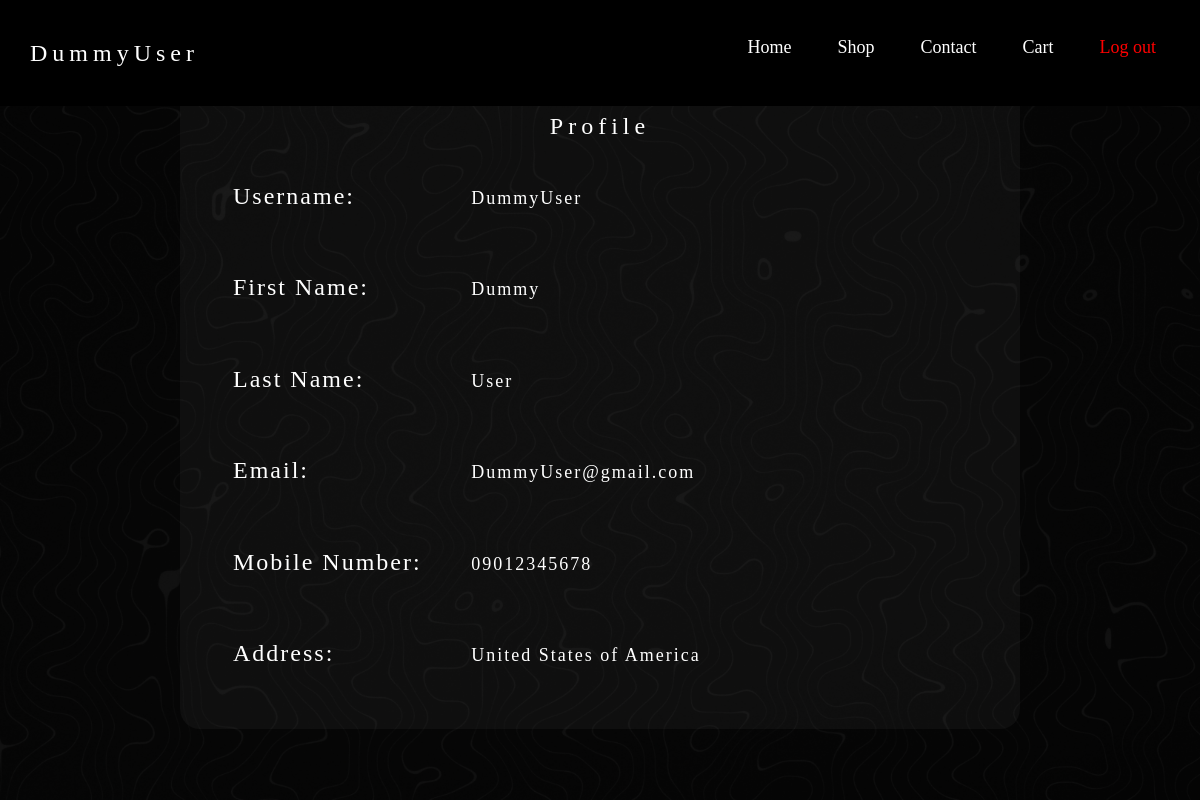
/pages/profile.php (signed in), run on an earlier commit of the app's database.
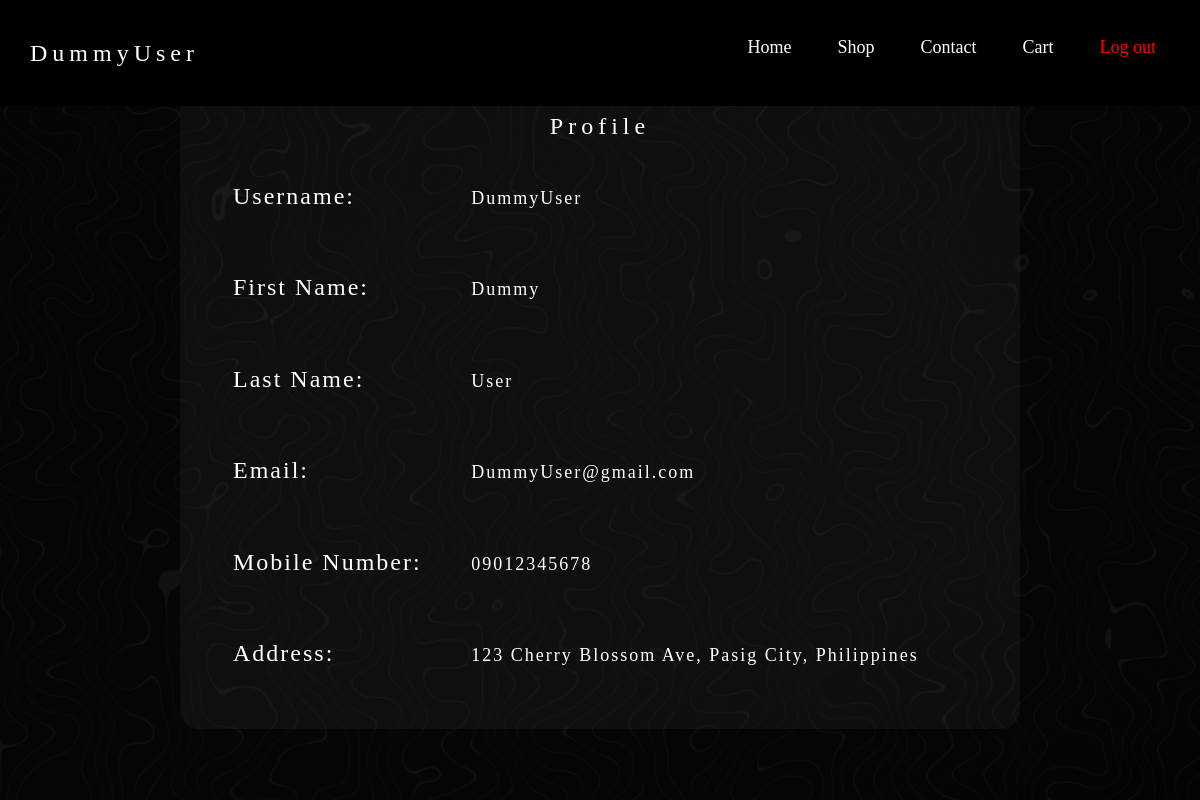
And on a later commit of the database.
### tables this page shows
CREATE TABLE `profile` (
  `user_id` int(11) NOT NULL,
  `username` varchar(50) NOT NULL,
  `password` varchar(200) NOT NULL,
  `firstName` varchar(200) NOT NULL,
  `lastName` varchar(200) NOT NULL,
  `email` varchar(200) NOT NULL,
  `mobile` varchar(200) NOT NULL,
  `address` varchar(200) NOT NULL,
  `role` enum('user','admin') NOT NULL DEFAULT 'user'
);

### pages/profile.php (the view, shortened to what this page needs)
<?php
	if (!isset($_SESSION['user_id'])) {
		header('location: login.php');
	} else{
        $servername = "localhost";
        $username = "root";
        $password = "";
        $dbname = "onlinestore";
        $conn = new mysqli($servername, $username, $password, $dbname);
        $sql = "SELECT * FROM profile WHERE user_id = '$_SESSION[user_id]'";
        $result = $conn->query($sql);
        while ($row = $result->fetch_assoc()) {
          $uname = $row["username"];
          $firstName = $row["firstName"];
          $lastName = $row["lastName"];
          $email = $row["email"];
          $num = $row["mobile"];
          $address = $row["address"];
        }
    }
?>
<!DOCTYPE html>
<html lang="en">
<head>
    <link rel="stylesheet" href="../css/style.css">
    <link rel="stylesheet" href="https://maxcdn.bootstrapcdn.com/bootstrap/3.4.1/css/bootstrap.min.css">
</head>
<body style="background-color: rgb(10, 10, 10);">
    <nav class="navigationbar">
        <div class="logo"><a href="#"><?php echo htmlspecialchars($uname) ?></a></div>
        <ul class="nav-links">
            <div class="menu">
                <li><a href="../index.php">Home</a></li>
                <li><a href="products.php">Shop</a></li>
                <li><a href="customercare.php">Contact</a></li>
                <li><a href="cart.php">Cart</a></li>
                <li><a href="profile.php?logout='1'" style="color: red;">Log out</a></li>
            </div>
        </ul>
    </nav>
     <div class="bodyholder login" style="background-image: url('../assets/Images/WebBackground3.png');">
        <div class="formHolder" style = "width: 70%;">
            <div class="logo center"><a href="../index.php">Profile</a></div>
            <div style="padding-bottom: 25px; padding-left: 25px;">
                <h3 style= "display: inline-block; width: 30%;">Username: </h3>
                <h4 style= "display: inline-block; padding-left: 5px;"><?php echo htmlspecialchars($uname) ?></h4>
            </div>
            <div style="padding-bottom: 25px; padding-left: 25px;">
                <h3 style= "display: inline-block; width: 30%;">First Name: </h3>
                <h4 style= "display: inline-block; padding-left: 5px;"><?php echo htmlspecialchars($firstName) ?></h4>
            </div>
            <div style="padding-bottom: 25px; padding-left: 25px;">
                <h3 style= "display: inline-block; width: 30%;">Last Name: </h3>
                <h4 style= "display: inline-block; padding-left: 5px;"><?php echo htmlspecialchars($lastName) ?></h4>
            </div>
            <div style="padding-bottom: 25px; padding-left: 25px;">
                <h3 style= "display: inline-block; width: 30%;">Email: </h3>
                <h4 style= "display: inline-block; padding-left: 5px;"><?php echo htmlspecialchars($email) ?></h4>
            </div>
            <div style="padding-bottom: 25px; padding-left: 25px;">
                <h3 style= "display: inline-block; width: 30%;">Mobile Number: </h3>
                <h4 style= "display: inline-block; padding-left: 5px;"><?php echo htmlspecialchars($num) ?></h4>
            </div>
            <div style="padding-bottom: 25px; padding-left: 25px;">
                <h3 style= "display: inline-block; width: 30%;">Address: </h3>
                <h4 style= "display: inline-block; padding-left: 5px;"><?php echo htmlspecialchars($address) ?></h4>
            </div>
        </div>
    </div>
</body>
</html>

What changed in the data, as far as the page shows it:
changed profile "DummyUser": address "United States of America" → "123 Cherry Blossom Ave, Pasig City, Philippines"
